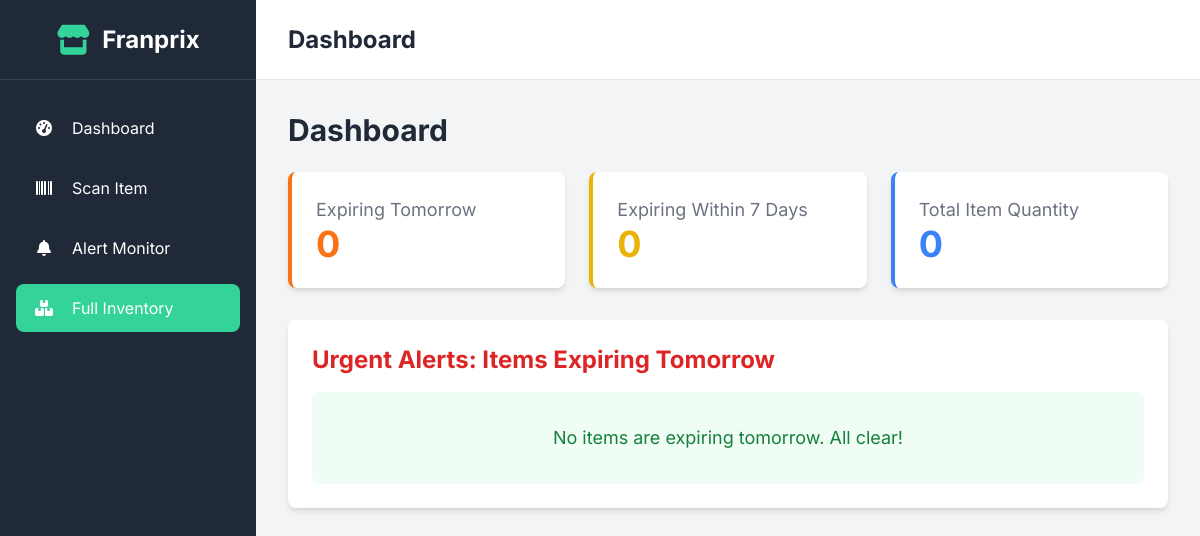
The app's page /inventory/, older data.
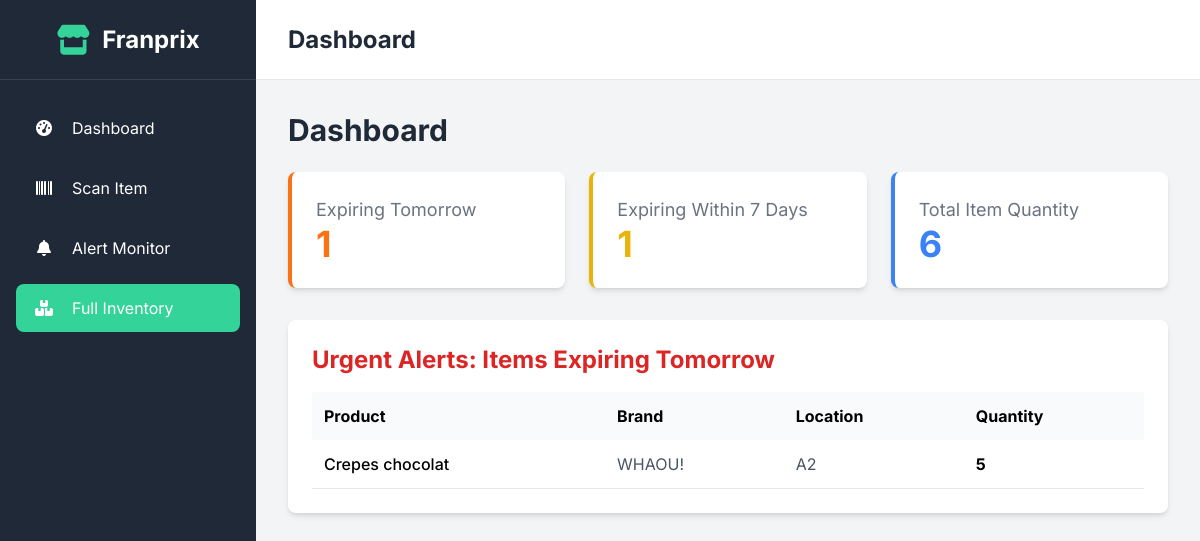
The same page, newer data.
### Inventory/models.py (models this page shows, shortened)
class InventoryItem(models.Model):
    product = models.ForeignKey(Product, on_delete=models.CASCADE, related_name="inventory_items")
    category = models.CharField(max_length=100, default='Uncategorized', help_text="Category of the product, e.g., Dairy, Produce.")
    rack_zone = models.CharField(max_length=100, blank=True, null=True, help_text="Location in the supermarket, e.g., Aisle 5, R3.")
    quantity = models.PositiveIntegerField(default=1, help_text="The number of units for this item batch.")
    expiry_date = models.DateField(help_text="The expiration date of this item batch.")
    added_at = models.DateTimeField(auto_now_add=True, help_text="The date and time this item was added to the inventory.")
    class Meta:
        ordering = ['expiry_date'] # Default ordering is by the soonest expiry date.

class Product(models.Model):
    barcode = models.CharField(max_length=100, primary_key=True, unique=True, help_text="The unique barcode (EAN/UPC) of the product.")
    name = models.CharField(max_length=255, help_text="The name of the product.")
    brand = models.CharField(max_length=150, blank=True, null=True, help_text="The brand name of the product.")
    image_url = models.URLField(max_length=500, blank=True, null=True, help_text="A URL to an image of the product.")

### Inventory/views.py (the view)
# urls.py: path('', views.dashboard, name='dashboard'),
def dashboard(request):
    today = date.today()
    tomorrow = today + timedelta(days=1)
    next_7_days = today + timedelta(days=7)
    expiring_tomorrow = InventoryItem.objects.filter(expiry_date=tomorrow)
    expiring_soon = InventoryItem.objects.filter(expiry_date__gt=tomorrow, expiry_date__lte=next_7_days)
    total_items = InventoryItem.objects.aggregate(total_quantity=Sum('quantity'))['total_quantity'] or 0
    context = {
        'expiring_tomorrow_count': expiring_tomorrow.count(),
        'expiring_soon_count': expiring_soon.count(),
        'total_items': total_items,
        'urgent_alerts': expiring_tomorrow.select_related('product'),
    }
    return render(request, 'inventory/dashboard.html', context)

### templates/inventory/dashboard.html (shortened to what this page needs)
{% extends "inventory/base.html" %}
{% block content %}
<h1 class="text-3xl font-bold text-gray-800 mb-6">Dashboard</h1>
<div class="grid grid-cols-1 md:grid-cols-3 gap-6 mb-8">
    <div class="bg-white p-6 rounded-lg shadow-md border-l-4 border-orange-500">
        <h2 class="text-gray-500 text-lg">Expiring Tomorrow</h2>
        <p class="text-4xl font-bold text-orange-500">{{ expiring_tomorrow_count }}</p>
    </div>
    <div class="bg-white p-6 rounded-lg shadow-md border-l-4 border-yellow-500">
        <h2 class="text-gray-500 text-lg">Expiring Within 7 Days</h2>
        <p class="text-4xl font-bold text-yellow-500">{{ expiring_soon_count }}</p>
    </div>
    <div class="bg-white p-6 rounded-lg shadow-md border-l-4 border-blue-500">
        <h2 class="text-gray-500 text-lg">Total Item Quantity</h2>
        <p class="text-4xl font-bold text-blue-500">{{ total_items }}</p>
    </div>
</div>
<div class="bg-white p-6 rounded-lg shadow-md">
    <h2 class="text-2xl font-bold text-red-600 mb-4">Urgent Alerts: Items Expiring Tomorrow</h2>
    {% if urgent_alerts %}
        <div class="overflow-x-auto">
            <table class="w-full text-left">
                <thead class="bg-gray-50">
                    <tr>
                        <th class="p-3">Product</th>
                        <th class="p-3">Brand</th>
                        <th class="p-3">Location</th>
                        <th class="p-3">Quantity</th>
                    </tr>
                </thead>
                <tbody>
                {% for item in urgent_alerts %}
                    <tr class="border-b hover:bg-red-50">
                        <td class="p-3 font-medium">{{ item.product.name }}</td>
                        <td class="p-3 text-gray-600">{{ item.product.brand }}</td>
                        <td class="p-3 text-gray-600">{{ item.rack_zone }}</td>
                        <td class="p-3 font-bold">{{ item.quantity }}</td>
                    </tr>
                {% endfor %}
                </tbody>
            </table>
        </div>
    {% else %}
        <div class="text-center py-8 bg-green-50 rounded-md">
            <p class="text-lg text-green-700">No items are expiring tomorrow. All clear!</p>
        </div>
    {% endif %}
</div>
{% endblock %}

Row changes from the older to the newer data that the page shows:
added InventoryItem: product.name "Crepes chocolat", product.brand "WHAOU!", rack_zone "A2", quantity "5"
Text that changed along with them:
{{ expiring_tomorrow_count }}: "0" → "1"
{{ expiring_soon_count }}: "0" → "1"
{{ total_items }}: "0" → "6"
text no longer shown: "No items are expiring tomorrow. All clear!"
text now shown: "Product Brand Location Quantity"
